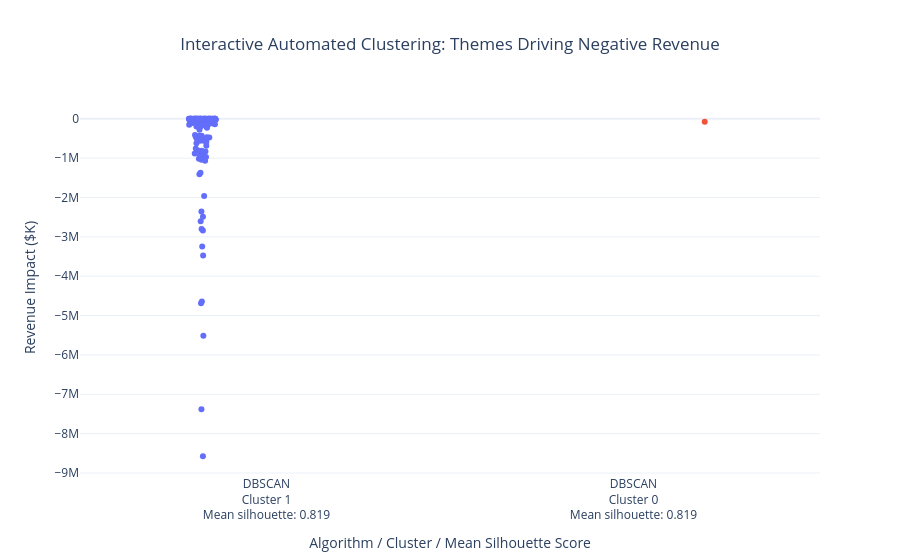

The notebook cell this image was saved under:
### Markdown cell above
# Which Casinos Offer Similar Themes Leading to Loss ?

### Code cell
theme_columns = [col for col in df.columns if "theme_" in str(col).lower()]
themes_matrix = df[theme_columns].to_numpy()

clustered_dict = cluster_themes_by_revenue_np(
    themes_matrix=themes_matrix,
    revenue_vector=revenue_vector,
    theme_names=theme_columns,  # Passing the clean names for better plotting
    target_type="negative"
)

interactive_plot = plot_clusters(clustered_dict,target_type="negative")
interactive_plot

### Figure 1 — Plotly figure (JSON) as saved in the notebook; plotly's stock layout.template omitted (floating-point values rounded to 4 significant figures; data arrays with more than 128 entries replaced by an {"elided": "..."} marker saying what was removed)
{"data": [{"alignmentgroup": "True", "boxpoints": "all", "customdata": {"elided": "124x3 float values"}, "fillcolor": "rgba(255,255,255,0)", "hoveron": "points", "hovertemplate": "<b>%{hovertext}</b><br><br>Cluster=Cluster 1<br>Algorithm / Cluster / Mean Silhouette Score=%{x}<br>Revenue Impact ($K)=%{y}<br>Corr=%{customdata[0]}<br>Target Period Avg=%{customdata[1]}<br>Cluster Score=%{customdata[2]}<extra></extra>", "hovertext": ["theme_1", "theme_2", "theme_3", "theme_4", "theme_5", "theme_6", "theme_7", "theme_8", "theme_9", "theme_10", "theme_11", "theme_12", "theme_13", "theme_14", "theme_15", "theme_16", "theme_17", "theme_18", "theme_19", "theme_20", "theme_21", "theme_22", "theme_23", "theme_24", "theme_25", "theme_26", "theme_27", "theme_28", "theme_29", "theme_30", "theme_31", "theme_32", "theme_33", "theme_34", "theme_35", "theme_36", "theme_37", "theme_38", "theme_39", "theme_40", "theme_41", "theme_42", "theme_43", "theme_44", "theme_45", "theme_46", "theme_47", "theme_48", "theme_49", "theme_50", "theme_51", "theme_52", "theme_53", "theme_54", "theme_55", "theme_56", "theme_57", "theme_58", "theme_59", "theme_60", "theme_61", "theme_62", "theme_63", "theme_64", "theme_65", "theme_66", "theme_67", "theme_68", "theme_69", "theme_70", "theme_71", "theme_72", "theme_73", "theme_74", "theme_75", "theme_76", "theme_77", "theme_78", "theme_79", "theme_80", "theme_81", "theme_82", "theme_83", "theme_84", "theme_85", "theme_86", "theme_87", "theme_88", "theme_89", "theme_90", "theme_91", "theme_92", "theme_93", "theme_94", "theme_95", "theme_96", "theme_97", "theme_99", "theme_100", "theme_101", "theme_102", "theme_103", "theme_104", "theme_105", "theme_106", "theme_107", "theme_108", "theme_109", "theme_110", "theme_111", "theme_112", "theme_113", "theme_114", "theme_115", "theme_116", "theme_117", "theme_118", "theme_119", "theme_120", "theme_121", "theme_122", "theme_123", "theme_124", "theme_125"], "legendgroup": "Cluster 1", "line": {"color": "rgba(255,255,255,0)"}, "marker": {"color": "#636efa"}, "name": "Cluster 1", "offsetgroup": "Cluster 1", "orientation": "v", "pointpos": 0, "showlegend": true, "type": "box", "x": ["DBSCAN<br>Cluster 1<br>Mean silhouette: 0.819", "DBSCAN<br>Cluster 1<br>Mean silhouette: 0.819", "DBSCAN<br>Cluster 1<br>Mean silhouette: 0.819", "DBSCAN<br>Cluster 1<br>Mean silhouette: 0.819", "DBSCAN<br>Cluster 1<br>Mean silhouette: 0.819", "DBSCAN<br>Cluster 1<br>Mean silhouette: 0.819", "DBSCAN<br>Cluster 1<br>Mean silhouette: 0.819", "DBSCAN<br>Cluster 1<br>Mean silhouette: 0.819", "DBSCAN<br>Cluster 1<br>Mean silhouette: 0.819", "DBSCAN<br>Cluster 1<br>Mean silhouette: 0.819", "DBSCAN<br>Cluster 1<br>Mean silhouette: 0.819", "DBSCAN<br>Cluster 1<br>Mean silhouette: 0.819", "DBSCAN<br>Cluster 1<br>Mean silhouette: 0.819", "DBSCAN<br>Cluster 1<br>Mean silhouette: 0.819", "DBSCAN<br>Cluster 1<br>Mean silhouette: 0.819", "DBSCAN<br>Cluster 1<br>Mean silhouette: 0.819", "DBSCAN<br>Cluster 1<br>Mean silhouette: 0.819", "DBSCAN<br>Cluster 1<br>Mean silhouette: 0.819", "DBSCAN<br>Cluster 1<br>Mean silhouette: 0.819", "DBSCAN<br>Cluster 1<br>Mean silhouette: 0.819", "DBSCAN<br>Cluster 1<br>Mean silhouette: 0.819", "DBSCAN<br>Cluster 1<br>Mean silhouette: 0.819", "DBSCAN<br>Cluster 1<br>Mean silhouette: 0.819", "DBSCAN<br>Cluster 1<br>Mean silhouette: 0.819", "DBSCAN<br>Cluster 1<br>Mean silhouette: 0.819", "DBSCAN<br>Cluster 1<br>Mean silhouette: 0.819", "DBSCAN<br>Cluster 1<br>Mean silhouette: 0.819", "DBSCAN<br>Cluster 1<br>Mean silhouette: 0.819", "DBSCAN<br>Cluster 1<br>Mean silhouette: 0.819", "DBSCAN<br>Cluster 1<br>Mean silhouette: 0.819", "DBSCAN<br>Cluster 1<br>Mean silhouette: 0.819", "DBSCAN<br>Cluster 1<br>Mean silhouette: 0.819", "DBSCAN<br>Cluster 1<br>Mean silhouette: 0.819", "DBSCAN<br>Cluster 1<br>Mean silhouette: 0.819", "DBSCAN<br>Cluster 1<br>Mean silhouette: 0.819", "DBSCAN<br>Cluster 1<br>Mean silhouette: 0.819", "DBSCAN<br>Cluster 1<br>Mean silhouette: 0.819", "DBSCAN<br>Cluster 1<br>Mean silhouette: 0.819", "DBSCAN<br>Cluster 1<br>Mean silhouette: 0.819", "DBSCAN<br>Cluster 1<br>Mean silhouette: 0.819", "DBSCAN<br>Cluster 1<br>Mean silhouette: 0.819", "DBSCAN<br>Cluster 1<br>Mean silhouette: 0.819", "DBSCAN<br>Cluster 1<br>Mean silhouette: 0.819", "DBSCAN<br>Cluster 1<br>Mean silhouette: 0.819", "DBSCAN<br>Cluster 1<br>Mean silhouette: 0.819", "DBSCAN<br>Cluster 1<br>Mean silhouette: 0.819", "DBSCAN<br>Cluster 1<br>Mean silhouette: 0.819", "DBSCAN<br>Cluster 1<br>Mean silhouette: 0.819", "DBSCAN<br>Cluster 1<br>Mean silhouette: 0.819", "DBSCAN<br>Cluster 1<br>Mean silhouette: 0.819", "DBSCAN<br>Cluster 1<br>Mean silhouette: 0.819", "DBSCAN<br>Cluster 1<br>Mean silhouette: 0.819", "DBSCAN<br>Cluster 1<br>Mean silhouette: 0.819", "DBSCAN<br>Cluster 1<br>Mean silhouette: 0.819", "DBSCAN<br>Cluster 1<br>Mean silhouette: 0.819", "DBSCAN<br>Cluster 1<br>Mean silhouette: 0.819", "DBSCAN<br>Cluster 1<br>Mean silhouette: 0.819", "DBSCAN<br>Cluster 1<br>Mean silhouette: 0.819", "DBSCAN<br>Cluster 1<br>Mean silhouette: 0.819", "DBSCAN<br>Cluster 1<br>Mean silhouette: 0.819", "DBSCAN<br>Cluster 1<br>Mean silhouette: 0.819", "DBSCAN<br>Cluster 1<br>Mean silhouette: 0.819", "DBSCAN<br>Cluster 1<br>Mean silhouette: 0.819", "DBSCAN<br>Cluster 1<br>Mean silhouette: 0.819", "DBSCAN<br>Cluster 1<br>Mean silhouette: 0.819", "DBSCAN<br>Cluster 1<br>Mean silhouette: 0.819", "DBSCAN<br>Cluster 1<br>Mean silhouette: 0.819", "DBSCAN<br>Cluster 1<br>Mean silhouette: 0.819", "DBSCAN<br>Cluster 1<br>Mean silhouette: 0.819", "DBSCAN<br>Cluster 1<br>Mean silhouette: 0.819", "DBSCAN<br>Cluster 1<br>Mean silhouette: 0.819", "DBSCAN<br>Cluster 1<br>Mean silhouette: 0.819", "DBSCAN<br>Cluster 1<br>Mean silhouette: 0.819", "DBSCAN<br>Cluster 1<br>Mean silhouette: 0.819", "DBSCAN<br>Cluster 1<br>Mean silhouette: 0.819", "DBSCAN<br>Cluster 1<br>Mean silhouette: 0.819", "DBSCAN<br>Cluster 1<br>Mean silhouette: 0.819", "DBSCAN<br>Cluster 1<br>Mean silhouette: 0.819", "DBSCAN<br>Cluster 1<br>Mean silhouette: 0.819", "DBSCAN<br>Cluster 1<br>Mean silhouette: 0.819", "DBSCAN<br>Cluster 1<br>Mean silhouette: 0.819", "DBSCAN<br>Cluster 1<br>Mean silhouette: 0.819", "DBSCAN<br>Cluster 1<br>Mean silhouette: 0.819", "DBSCAN<br>Cluster 1<br>Mean silhouette: 0.819", "DBSCAN<br>Cluster 1<br>Mean silhouette: 0.819", "DBSCAN<br>Cluster 1<br>Mean silhouette: 0.819", "DBSCAN<br>Cluster 1<br>Mean silhouette: 0.819", "DBSCAN<br>Cluster 1<br>Mean silhouette: 0.819", "DBSCAN<br>Cluster 1<br>Mean silhouette: 0.819", "DBSCAN<br>Cluster 1<br>Mean silhouette: 0.819", "DBSCAN<br>Cluster 1<br>Mean silhouette: 0.819", "DBSCAN<br>Cluster 1<br>Mean silhouette: 0.819", "DBSCAN<br>Cluster 1<br>Mean silhouette: 0.819", "DBSCAN<br>Cluster 1<br>Mean silhouette: 0.819", "DBSCAN<br>Cluster 1<br>Mean silhouette: 0.819", "DBSCAN<br>Cluster 1<br>Mean silhouette: 0.819", "DBSCAN<br>Cluster 1<br>Mean silhouette: 0.819", "DBSCAN<br>Cluster 1<br>Mean silhouette: 0.819", "DBSCAN<br>Cluster 1<br>Mean silhouette: 0.819", "DBSCAN<br>Cluster 1<br>Mean silhouette: 0.819", "DBSCAN<br>Cluster 1<br>Mean silhouette: 0.819", "DBSCAN<br>Cluster 1<br>Mean silhouette: 0.819", "DBSCAN<br>Cluster 1<br>Mean silhouette: 0.819", "DBSCAN<br>Cluster 1<br>Mean silhouette: 0.819", "DBSCAN<br>Cluster 1<br>Mean silhouette: 0.819", "DBSCAN<br>Cluster 1<br>Mean silhouette: 0.819", "DBSCAN<br>Cluster 1<br>Mean silhouette: 0.819", "DBSCAN<br>Cluster 1<br>Mean silhouette: 0.819", "DBSCAN<br>Cluster 1<br>Mean silhouette: 0.819", "DBSCAN<br>Cluster 1<br>Mean silhouette: 0.819", "DBSCAN<br>Cluster 1<br>Mean silhouette: 0.819", "DBSCAN<br>Cluster 1<br>Mean silhouette: 0.819", "DBSCAN<br>Cluster 1<br>Mean silhouette: 0.819", "DBSCAN<br>Cluster 1<br>Mean silhouette: 0.819", "DBSCAN<br>Cluster 1<br>Mean silhouette: 0.819", "DBSCAN<br>Cluster 1<br>Mean silhouette: 0.819", "DBSCAN<br>Cluster 1<br>Mean silhouette: 0.819", "DBSCAN<br>Cluster 1<br>Mean silhouette: 0.819", "DBSCAN<br>Cluster 1<br>Mean silhouette: 0.819", "DBSCAN<br>Cluster 1<br>Mean silhouette: 0.819", "DBSCAN<br>Cluster 1<br>Mean silhouette: 0.819", "DBSCAN<br>Cluster 1<br>Mean silhouette: 0.819", "DBSCAN<br>Cluster 1<br>Mean silhouette: 0.819", "DBSCAN<br>Cluster 1<br>Mean silhouette: 0.819"], "x0": " ", "xaxis": "x", "y": [-4641000.0, 0.0, -7377000.0, -135700.0, -11620.0, -834000.0, 0.0, -5511000.0, 0.0, -13230.0, -471100.0, 0.0, 0.0, -140400.0, -40440.0, 0.0, 0.0, -806200.0, 0.0, 0.0, -20970.0, -381.1, 0.0, -4690000.0, -972200.0, -151900.0, 0.0, -945200.0, 0.0, 0.0, -51050.0, 0.0, 0.0, -81420.0, -19010.0, -229200.0, -1410000.0, -688000.0, 0.0, -105900.0, -1043000.0, 0.0, 0.0, 0.0, -667.9, 0.0, -2842000.0, -3474000.0, -164600.0, -809800.0, 0.0, -535000.0, -957500.0, 0.0, -281500.0, 0.0, -45990.0, -57040.0, -28840.0, -2603000.0, -877600.0, -37880.0, -22690.0, -78540.0, -1997.0, -622800.0, -1961000.0, -6652.0, -5604.0, -41310.0, -1068000.0, -17560.0, -187400.0, -195000.0, 0.0, 0.0, -2799000.0, -3246000.0, -559500.0, -23060.0, 0.0, -472400.0, -46670.0, -119800.0, -557000.0, -8574000.0, -152800.0, -882600.0, -430600.0, -972500.0, -2357000.0, 0.0, -474300.0, -1014000.0, -123300.0, -202.6, -1943.0, -1137.0, -498700.0, -88320.0, -311.4, -411000.0, 0.0, -163700.0, -108900.0, -432900.0, 0.0, -838200.0, 0.0, 0.0, -758500.0, -999100.0, 0.0, -9019.0, 0.0, -10600.0, 0.0, 0.0, -197700.0, -480500.0, -2492000.0, -588900.0, -64210.0, -1374000.0], "y0": " ", "yaxis": "y"}, {"alignmentgroup": "True", "boxpoints": "all", "customdata": [[-0.005486, -963100.0, 0.8192]], "fillcolor": "rgba(255,255,255,0)", "hoveron": "points", "hovertemplate": "<b>%{hovertext}</b><br><br>Cluster=Cluster 0<br>Algorithm / Cluster / Mean Silhouette Score=%{x}<br>Revenue Impact ($K)=%{y}<br>Corr=%{customdata[0]}<br>Target Period Avg=%{customdata[1]}<br>Cluster Score=%{customdata[2]}<extra></extra>", "hovertext": ["theme_98"], "legendgroup": "Cluster 0", "line": {"color": "rgba(255,255,255,0)"}, "marker": {"color": "#EF553B"}, "name": "Cluster 0", "offsetgroup": "Cluster 0", "orientation": "v", "pointpos": 0, "showlegend": true, "type": "box", "x": ["DBSCAN<br>Cluster 0<br>Mean silhouette: 0.819"], "x0": " ", "xaxis": "x", "y": [-74160.0], "y0": " ", "yaxis": "y"}], "layout": {"boxmode": "group", "legend": {"title": {"text": "Cluster"}, "tracegroupgap": 0}, "showlegend": false, "title": {"text": "Interactive Automated Clustering: Themes Driving Negative Revenue", "x": 0.5}, "xaxis": {"anchor": "y", "domain": [0, 1], "title": {"text": "Algorithm / Cluster / Mean Silhouette Score"}, "type": "category"}, "yaxis": {"anchor": "x", "domain": [0, 1], "title": {"text": "Revenue Impact ($K)"}}}}
